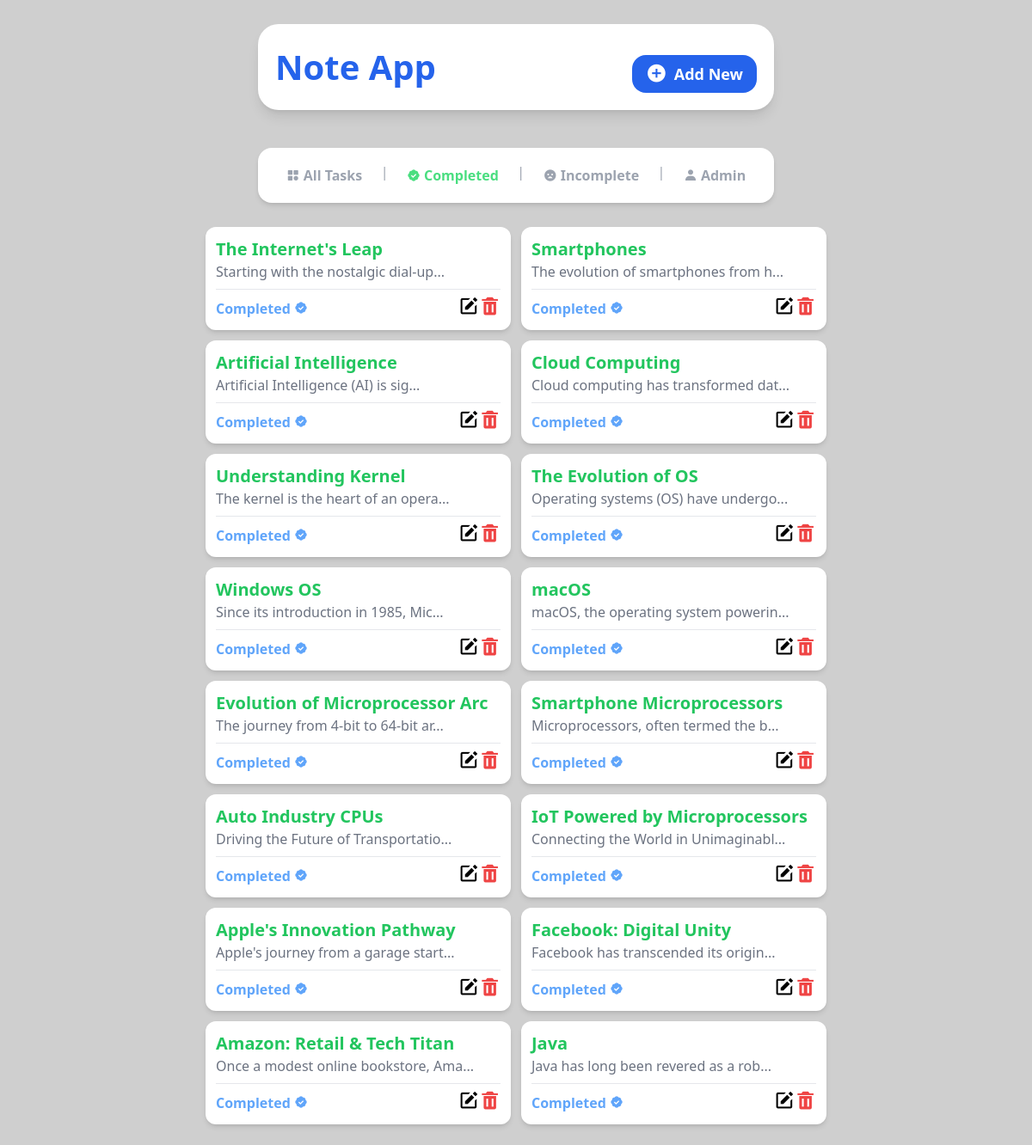
The app's page /completed/ with its own data.
### tasks/models.py (models this page shows, shortened)
class Task(models.Model):
    title=models.CharField(max_length=31)
    description=models.TextField(null=True,blank=True)
    due_date=models.DateField()
    due_time=models.TimeField()
    completed=models.BooleanField(default=False)

### tasks/views.py (the view)
# urls.py: path('completed/',views.completed,name='completed'),
def completed(request):
    completed_task=Task.objects.filter(completed=True)
    return render(request,'completed.html',{'ctask':completed_task})

### template/completed.html (shortened to what this page needs)
{% extends 'base.html' %}
{% block content %}
    <nav
      class="bg-white transition-all-[1s] shadow-md w-10/12 rounded-2xl h-auto p-4 flex flex-row justify-around md:w-3/6"
    >
      <a
        href="{% url 'index' %}"
        class="text-gray-400 transition duration-300 ease-out hover:ease-in hover:text-blue-500 font-semibold py-1 px-3 flex items-center gap-1"
        ><i class="bx bxs-category"></i>All Tasks</a
      >
      <span class="text-gray-400">|</span>
      <a
        href="{% url 'completed' %}"
        class="font-semibold text-green-400 py-1 px-3 flex items-center gap-1"
        ><i class="bx bxs-badge-check"></i>Completed</a
      >
      <span class="text-gray-400">|</span>
      <a
        href="{% url 'remaining' %}"
        class="font-semibold text-gray-400 py-1 px-3 flex items-center gap-1"
        ><i class="bx bxs-sad"></i>Incomplete</a
      >
      <span class="text-gray-400">|</span>
      <a
        href="/admin/"
        class="font-semibold text-gray-400 py-1 px-3 flex items-center gap-1"
        ><i class="bx bxs-user"></i>Admin</a
      >
    </nav>
<section
  class="flex flex-1 flex-wrap justify-center gap-3 bg-[#fff0] w-10/12 md:w-11/12 h-full mb-3 rounded-2xl p-3 overflow-y-auto scrollbar-hide"
>
{% for task in  ctask%}
  <div class="w-[355px] flex flex-col shadow-md bg-white h-[120px] rounded-xl p-3">
    <div class="flex flex-row justify-between">
      <div>
        <a href="{% url 'task_detail' task.id %}">
          <h1 class="text-green-500 font-semibold text-xl">
            {{task.title}}
          </h1>
        </a>
        <p class="text-gray-500 text-md">
          {{task.description | slice:':35'}}...
        </p>
      </div>
    </div>
    <hr class="border-t border-gray-200 my-2" />
    <div class="flex flex-row justify-between items-center">
      <h2 class="text-blue-400 font-bold">
          Completed <i class="bx bxs-badge-check"></i>
      </h2>
      <div class="flex items-center">
          <a href="{% url 'update' task.id %}" class="inline-block mx-2">
              <i class="bx bxs-edit bx-sm text-pink-500"></i>
          </a>
          <a href="{% url 'delete' task.id %}" class="inline-block">
              <i class="bx bxs-trash bx-sm text-red-500"></i>
          </a>
      </div>
  </div>
  </div>
{% endfor %}
</section>
{% endblock content %}

### static/style.css (style rules this page uses)
html { line-height: 1.5; -webkit-text-size-adjust: 100%; -moz-tab-size: 4; -o-tab-size: 4; tab-size: 4; font-family: ui-sans-serif, system-ui, -apple-system, BlinkMacSystemFont, "Segoe UI", Roboto, "Helvetica Neue", Arial, "Noto Sans", sans-serif, "Apple Color Emoji", "Segoe UI Emoji", "Segoe UI Symbol", "Noto Color Emoji"; font-feature-settings: normal; font-variation-settings: normal; }
body { margin: 0; line-height: inherit; }
hr { height: 0; color: inherit; border-top-width: 1px; }
h1, h2, h3, h4, h5, h6 { font-size: inherit; font-weight: inherit; }
a { color: inherit; text-decoration: inherit; }
blockquote, dl, dd, h1, h2, h3, h4, h5, h6, hr, figure, p, pre { margin: 0; }
.my-2 { margin-top: 0.5rem; margin-bottom: 0.5rem; }
.mb-3 { margin-bottom: 0.75rem; }
.flex { display: flex; }
.h-\[120px\] { height: 120px; }
.h-auto { height: auto; }
.h-full { height: 100%; }
.h-screen { height: 100vh; }
.w-10\/12 { width: 83.333333%; }
.w-\[355px\] { width: 355px; }
.flex-1 { flex: 1 1 0%; }
.flex-row { flex-direction: row; }
.flex-col { flex-direction: column; }
.flex-wrap { flex-wrap: wrap; }
.items-center { align-items: center; }
.justify-center { justify-content: center; }
.justify-between { justify-content: space-between; }
.justify-around { justify-content: space-around; }
.gap-1 { gap: 0.25rem; }
.gap-3 { gap: 0.75rem; }
.gap-4 { gap: 1rem; }
.overflow-y-auto { overflow-y: auto; }
.rounded-2xl { border-radius: 1rem; }
.rounded-xl { border-radius: 0.75rem; }
.border-t { border-top-width: 1px; }
.border-gray-200 { --tw-border-opacity: 1; border-color: rgb(229 231 235 / var(--tw-border-opacity)); }
.bg-\[\#cfcfcf\] { --tw-bg-opacity: 1; background-color: rgb(207 207 207 / var(--tw-bg-opacity)); }
.bg-\[\#fff0\] { background-color: #fff0; }
.bg-white { --tw-bg-opacity: 1; background-color: rgb(255 255 255 / var(--tw-bg-opacity)); }
.p-3 { padding: 0.75rem; }
.p-4 { padding: 1rem; }
.px-3 { padding-left: 0.75rem; padding-right: 0.75rem; }
.py-1 { padding-top: 0.25rem; padding-bottom: 0.25rem; }
.text-xl { font-size: 1.25rem; line-height: 1.75rem; }
.font-bold { font-weight: 700; }
.font-semibold { font-weight: 600; }
.text-blue-400 { --tw-text-opacity: 1; color: rgb(96 165 250 / var(--tw-text-opacity)); }
.text-gray-400 { --tw-text-opacity: 1; color: rgb(156 163 175 / var(--tw-text-opacity)); }
.text-gray-500 { --tw-text-opacity: 1; color: rgb(107 114 128 / var(--tw-text-opacity)); }
.text-green-400 { --tw-text-opacity: 1; color: rgb(74 222 128 / var(--tw-text-opacity)); }
.text-green-500 { --tw-text-opacity: 1; color: rgb(34 197 94 / var(--tw-text-opacity)); }
.text-red-500 { --tw-text-opacity: 1; color: rgb(239 68 68 / var(--tw-text-opacity)); }
.shadow-md { --tw-shadow: 0 4px 6px -1px rgb(0 0 0 / 0.1), 0 2px 4px -2px rgb(0 0 0 / 0.1); --tw-shadow-colored: 0 4px 6px -1px var(--tw-shadow-color), 0 2px 4px -2px var(--tw-shadow-color); box-shadow: var(--tw-ring-offset-shadow, 0 0 #0000), var(--tw-ring-shadow, 0 0 #0000), var(--tw-shadow); }
.transition { transition-property: color, background-color, border-color, text-decoration-color, fill, stroke, opacity, box-shadow, transform, filter, -webkit-backdrop-filter; transition-property: color, background-color, border-color, text-decoration-color, fill, stroke, opacity, box-shadow, transform, filter, backdrop-filter; transition-property: color, background-color, border-color, text-decoration-color, fill, stroke, opacity, box-shadow, transform, filter, backdrop-filter, -webkit-backdrop-filter; transition-timing-function: cubic-bezier(0.4, 0, 0.2, 1); transition-duration: 150ms; }
.duration-300 { transition-duration: 300ms; }
.ease-out { transition-timing-function: cubic-bezier(0, 0, 0.2, 1); }
@media (min-width: 768px) { .md\:w-11\/12 { width: 91.666667%; } }
@media (min-width: 768px) { .md\:w-3\/6 { width: 50%; } }

### records on screen
Task: title "The Internet's Leap", description "Starting with the nostalgic dial-up"
Task: title "Smartphones", description "The evolution of smartphones from h"
Task: title "Artificial Intelligence", description "Artificial Intelligence (AI) is sig"
Task: title "Cloud Computing", description "Cloud computing has transformed dat"
Task: title "Understanding Kernel", description "The kernel is the heart of an opera"
Task: title "The Evolution of OS", description "Operating systems (OS) have undergo"
Task: title "Windows OS", description "Since its introduction in 1985, Mic"
Task: title "macOS", description "macOS, the operating system powerin"
Task: title "Evolution of Microprocessor Arc", description "The journey from 4-bit to 64-bit ar"
Task: title "Smartphone Microprocessors", description "Microprocessors, often termed the b"
Task: title "Auto Industry CPUs", description "Driving the Future of Transportatio"
Task: title "IoT Powered by Microprocessors", description "Connecting the World in Unimaginabl"
Task: title "Apple's Innovation Pathway", description "Apple's journey from a garage start"
Task: title "Facebook: Digital Unity", description "Facebook has transcended its origin"
Task: title "Amazon: Retail & Tech Titan", description "Once a modest online bookstore, Ama"
Task: title "Java", description "Java has long been revered as a rob"
